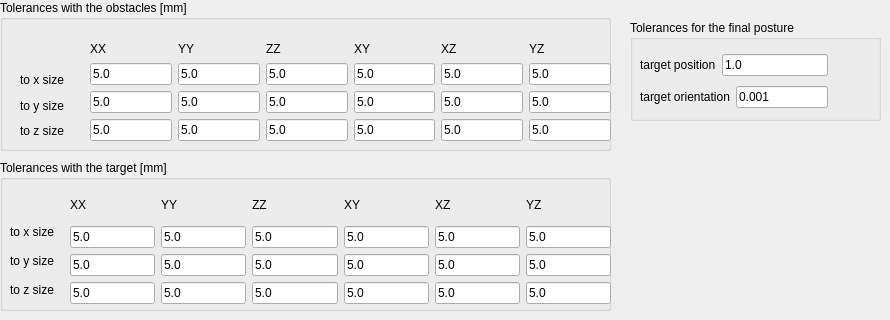
     <widget class="QWidget" name="tab_2">
      <attribute name="title">
       <string>Tolerances</string>
      </attribute>
      <widget class="QGroupBox" name="groupBox_5">
       <property name="geometry">
        <rect>
         <x>0</x>
         <y>0</y>
         <width>611</width>
         <height>151</height>
        </rect>
       </property>
       <property name="title">
        <string>Tolerances with the obstacles [mm]</string>
       </property>
       <widget class="QWidget" name="layoutWidget_size">
        <property name="geometry">
         <rect>
          <x>20</x>
          <y>70</y>
          <width>68</width>
          <height>71</height>
         </rect>
        </property>
        <layout class="QVBoxLayout" name="verticalLayout_31">
         <item>
          <widget class="QLabel" name="label_54">
           <property name="text">
            <string>to x size</string>
           </property>
          </widget>
         </item>
         <item>
          <widget class="QLabel" name="label_55">
           <property name="text">
            <string>to y size</string>
           </property>
          </widget>
         </item>
         <item>
          <widget class="QLabel" name="label_56">
           <property name="text">
            <string>to z size</string>
           </property>
          </widget>
         </item>
        </layout>
       </widget>
       <widget class="QWidget" name="layoutWidget_tol_obs">
        <property name="geometry">
         <rect>
          <x>90</x>
          <y>40</y>
          <width>521</width>
          <height>101</height>
         </rect>
        </property>
        <layout class="QHBoxLayout" name="horizontalLayout_17">
         <item>
          <layout class="QVBoxLayout" name="verticalLayout_32">
           <item>
            <widget class="QLabel" name="label_57">
             <property name="text">
              <string>XX</string>
             </property>
            </widget>
           </item>
           <item>
            <widget class="QLineEdit" name="lineEdit_obs_xx_1_right">
             <property name="text">
              <string>5.0</string>
             </property>
            </widget>
           </item>
           <item>
            <widget class="QLineEdit" name="lineEdit_obs_xx_2_right">
             <property name="text">
              <string>5.0</string>
             </property>
            </widget>
           </item>
           <item>
            <widget class="QLineEdit" name="lineEdit_obs_xx_3_right">
             <property name="text">
              <string>5.0</string>
             </property>
            </widget>
           </item>
          </layout>
         </item>
         <item>
          <layout class="QVBoxLayout" name="verticalLayout_33">
           <item>
            <widget class="QLabel" name="label_58">
             <property name="text">
              <string>YY</string>
             </property>
            </widget>
           </item>
           <item>
            <widget class="QLineEdit" name="lineEdit_obs_yy_1_right">
             <property name="text">
              <string>5.0</string>
             </property>
            </widget>
           </item>
           <item>
            <widget class="QLineEdit" name="lineEdit_obs_yy_2_right">
             <property name="text">
              <string>5.0</string>
             </property>
            </widget>
           </item>
           <item>
            <widget class="QLineEdit" name="lineEdit_obs_yy_3_right">
             <property name="text">
              <string>5.0</string>
             </property>
            </widget>
           </item>
          </layout>
         </item>
         <item>
          <layout class="QVBoxLayout" name="verticalLayout_34">
           <item>
            <widget class="QLabel" name="label_59">
             <property name="text">
              <string>ZZ</string>
             </property>
            </widget>
           </item>
           <item>
            <widget class="QLineEdit" name="lineEdit_obs_zz_1_right">
             <property name="text">
              <string>5.0</string>
             </property>
            </widget>
           </item>
           <item>
            <widget class="QLineEdit" name="lineEdit_obs_zz_2_right">
             <property name="text">
              <string>5.0</string>
             </property>
            </widget>
           </item>
           <item>
            <widget class="QLineEdit" name="lineEdit_obs_zz_3_right">
             <property name="text">
              <string>5.0</string>
             </property>
            </widget>
           </item>
          </layout>
         </item>
         <item>
          <layout class="QVBoxLayout" name="verticalLayout_35">
           <item>
            <widget class="QLabel" name="label_60">
             <property name="text">
              <string>XY</string>
             </property>
            </widget>
           </item>
           <item>
            <widget class="QLineEdit" name="lineEdit_obs_xy_1_right">
             <property name="text">
              <string>5.0</string>
             </property>
            </widget>
           </item>
           <item>
            <widget class="QLineEdit" name="lineEdit_obs_xy_2_right">
             <property name="text">
              <string>5.0</string>
             </property>
            </widget>
           </item>
           <item>
            <widget class="QLineEdit" name="lineEdit_obs_xy_3_right">
             <property name="text">
              <string>5.0</string>
             </property>
            </widget>
           </item>
          </layout>
         </item>
         <item>
          <layout class="QVBoxLayout" name="verticalLayout_36">
           <item>
            <widget class="QLabel" name="label_61">
             <property name="text">
              <string>XZ</string>
             </property>
            </widget>
           </item>
           <item>
            <widget class="QLineEdit" name="lineEdit_obs_xz_1_right">
             <property name="text">
              <string>5.0</string>
             </property>
            </widget>
           </item>
           <item>
            <widget class="QLineEdit" name="lineEdit_obs_xz_2_right">
             <property name="text">
              <string>5.0</string>
             </property>
            </widget>
           </item>
           <item>
            <widget class="QLineEdit" name="lineEdit_obs_xz_3_right">
             <property name="text">
              <string>5.0</string>
             </property>
            </widget>
           </item>
          </layout>
         </item>
         <item>
          <layout class="QVBoxLayout" name="verticalLayout_37">
           <item>
            <widget class="QLabel" name="label_62">
             <property name="text">
              <string>YZ</string>
             </property>
            </widget>
           </item>
           <item>
            <widget class="QLineEdit" name="lineEdit_obs_yz_1_right">
             <property name="text">
              <string>5.0</string>
             </property>
            </widget>
           </item>
           <item>
            <widget class="QLineEdit" name="lineEdit_obs_yz_2_right">
             <property name="text">
              <string>5.0</string>
             </property>
            </widget>
           </item>
           <item>
            <widget class="QLineEdit" name="lineEdit_obs_yz_3_right">
             <property name="text">
              <string>5.0</string>
             </property>
            </widget>
           </item>
          </layout>
         </item>
        </layout>
       </widget>
      </widget>
      <widget class="QGroupBox" name="groupBox_4">
       <property name="geometry">
        <rect>
         <x>0</x>
         <y>160</y>
         <width>611</width>
         <height>151</height>
        </rect>
       </property>
       <property name="title">
        <string>Tolerances with the target [mm]</string>
       </property>
       <widget class="QWidget" name="layoutWidget_tol_target">
        <property name="geometry">
         <rect>
          <x>10</x>
          <y>60</y>
          <width>61</width>
          <height>81</height>
         </rect>
        </property>
        <layout class="QVBoxLayout" name="verticalLayout_15">
         <item>
          <widget class="QLabel" name="label_28">
           <property name="text">
            <string>to x size</string>
           </property>
          </widget>
         </item>
         <item>
          <widget class="QLabel" name="label_29">
           <property name="text">
            <string>to y size</string>
           </property>
          </widget>
         </item>
         <item>
          <widget class="QLabel" name="label_30">
           <property name="text">
            <string>to z size</string>
           </property>
          </widget>
         </item>
        </layout>
       </widget>
       <widget class="QWidget" name="layoutWidget_tol_tar_values">
        <property name="geometry">
         <rect>
          <x>70</x>
          <y>30</y>
          <width>541</width>
          <height>114</height>
         </rect>
        </property>
        <layout class="QHBoxLayout" name="horizontalLayout_9">
         <item>
          <layout class="QVBoxLayout" name="verticalLayout_9">
           <item>
            <widget class="QLabel" name="label_22">
             <property name="text">
              <string>XX</string>
             </property>
            </widget>
           </item>
           <item>
            <widget class="QLineEdit" name="lineEdit_tar_xx_1_right">
             <property name="text">
              <string>5.0</string>
             </property>
            </widget>
           </item>
           <item>
            <widget class="QLineEdit" name="lineEdit_tar_xx_2_right">
             <property name="text">
              <string>5.0</string>
             </property>
            </widget>
           </item>
           <item>
            <widget class="QLineEdit" name="lineEdit_tar_xx_3_right">
             <property name="text">
              <string>5.0</string>
             </property>
            </widget>
           </item>
          </layout>
         </item>
         <item>
          <layout class="QVBoxLayout" name="verticalLayout_10">
           <item>
            <widget class="QLabel" name="label_23">
             <property name="text">
              <string>YY</string>
             </property>
            </widget>
           </item>
           <item>
            <widget class="QLineEdit" name="lineEdit_tar_yy_1_right">
             <property name="text">
              <string>5.0</string>
             </property>
            </widget>
           </item>
           <item>
            <widget class="QLineEdit" name="lineEdit_tar_yy_2_right">
             <property name="text">
              <string>5.0</string>
             </property>
            </widget>
           </item>
           <item>
            <widget class="QLineEdit" name="lineEdit_tar_yy_3_right">
             <property name="text">
              <string>5.0</string>
             </property>
            </widget>
           </item>
          </layout>
         </item>
         <item>
          <layout class="QVBoxLayout" name="verticalLayout_11">
           <item>
            <widget class="QLabel" name="label_24">
             <property name="text">
              <string>ZZ</string>
             </property>
            </widget>
           </item>
           <item>
            <widget class="QLineEdit" name="lineEdit_tar_zz_1_right">
             <property name="text">
              <string>5.0</string>
             </property>
            </widget>
           </item>
           <item>
            <widget class="QLineEdit" name="lineEdit_tar_zz_2_right">
             <property name="text">
              <string>5.0</string>
             </property>
            </widget>
           </item>
           <item>
            <widget class="QLineEdit" name="lineEdit_tar_zz_3_right">
             <property name="text">
              <string>5.0</string>
             </property>
            </widget>
           </item>
          </layout>
         </item>
         <item>
          <layout class="QVBoxLayout" name="verticalLayout_12">
           <item>
            <widget class="QLabel" name="label_25">
             <property name="text">
              <string>XY</string>
             </property>
            </widget>
           </item>
           <item>
            <widget class="QLineEdit" name="lineEdit_tar_xy_1_right">
             <property name="text">
              <string>5.0</string>
             </property>
            </widget>
           </item>
           <item>
            <widget class="QLineEdit" name="lineEdit_tar_xy_2_right">
             <property name="text">
              <string>5.0</string>
             </property>
            </widget>
           </item>
           <item>
            <widget class="QLineEdit" name="lineEdit_tar_xy_3_right">
             <property name="text">
              <string>5.0</string>
             </property>
            </widget>
           </item>
          </layout>
         </item>
         <item>
          <layout class="QVBoxLayout" name="verticalLayout_13">
           <item>
            <widget class="QLabel" name="label_26">
             <property name="text">
              <string>XZ</string>
             </property>
            </widget>
           </item>
           <item>
            <widget class="QLineEdit" name="lineEdit_tar_xz_1_right">
             <property name="text">
              <string>5.0</string>
             </property>
            </widget>
           </item>
           <item>
            <widget class="QLineEdit" name="lineEdit_tar_xz_2_right">
             <property name="text">
              <string>5.0</string>
             </property>
            </widget>
           </item>
           <item>
            <widget class="QLineEdit" name="lineEdit_tar_xz_3_right">
             <property name="text">
              <string>5.0</string>
             </property>
            </widget>
           </item>
          </layout>
         </item>
         <item>
          <layout class="QVBoxLayout" name="verticalLayout_14">
           <item>
            <widget class="QLabel" name="label_27">
             <property name="text">
              <string>YZ</string>
             </property>
            </widget>
           </item>
           <item>
            <widget class="QLineEdit" name="lineEdit_tar_yz_1_right">
             <property name="text">
              <string>5.0</string>
             </property>
            </widget>
           </item>
           <item>
            <widget class="QLineEdit" name="lineEdit_tar_yz_2_right">
             <property name="text">
              <string>5.0</string>
             </property>
            </widget>
           </item>
           <item>
            <widget class="QLineEdit" name="lineEdit_tar_yz_3_right">
             <property name="text">
              <string>5.0</string>
             </property>
            </widget>
           </item>
          </layout>
         </item>
        </layout>
       </widget>
      </widget>
      <widget class="QGroupBox" name="groupBox_6">
       <property name="geometry">
        <rect>
         <x>630</x>
         <y>20</y>
         <width>251</width>
         <height>101</height>
        </rect>
       </property>
       <property name="title">
        <string>Tolerances for the final posture</string>
       </property>
       <widget class="QWidget" name="layoutWidget_tol_FP">
        <property name="geometry">
         <rect>
          <x>10</x>
          <y>30</y>
          <width>188</width>
          <height>62</height>
         </rect>
        </property>
        <layout class="QVBoxLayout" name="verticalLayout_23">
         <item>
          <layout class="QHBoxLayout" name="horizontalLayout_11">
           <item>
            <widget class="QLabel" name="label_32">
             <property name="text">
              <string>target position</string>
             </property>
            </widget>
           </item>
           <item>
            <widget class="QLineEdit" name="lineEdit_tar_pos_right">
             <property name="text">
              <string>1.0</string>
             </property>
            </widget>
           </item>
          </layout>
         </item>
         <item>
          <layout class="QHBoxLayout" name="horizontalLayout_12">
           <item>
            <widget class="QLabel" name="label_40">
             <property name="text">
              <string>target orientation</string>
             </property>
            </widget>
           </item>
           <item>
            <widget class="QLineEdit" name="lineEdit_tar_or_right">
             <property name="text">
              <string>0.001</string>
             </property>
            </widget>
           </item>
          </layout>
         </item>
        </layout>
       </widget>
      </widget>
     </widget>
